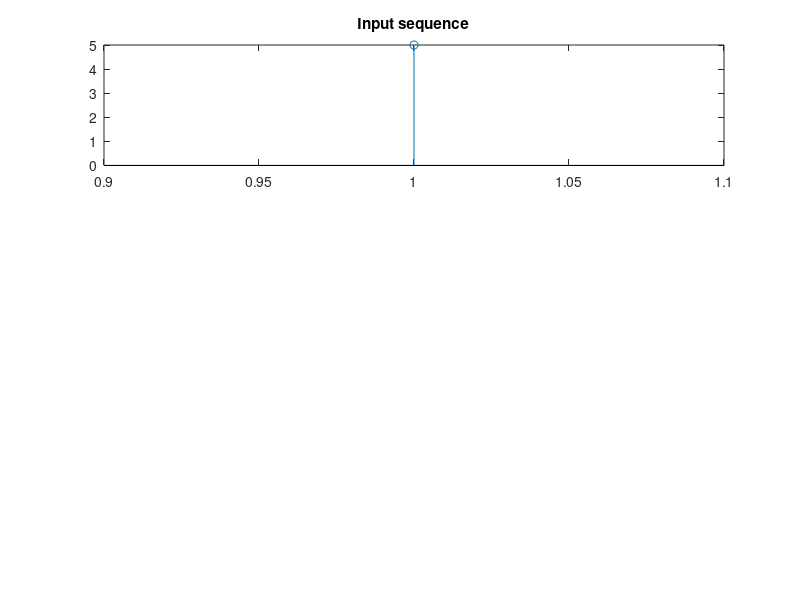

This figure's MATLAB source: (Note: this script raises an error after producing the figure.)
clc
clear all;
close all;

x = input('enter the sequence1')
subplot(3,1,1)
stem(x)
title('Input sequence')
N = length(x)
l = 0:1:N-1

y = FFT_user(x)
subplot(3,1,2)
stem(l,abs(y))
title('Without in-built function')

y1 = fft(x)
subplot(3,1,3)
stem(l,abs(y1))
title('With in-built function')
